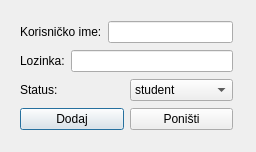
<?xml version="1.0" encoding="UTF-8"?>
<ui version="4.0">
 <class>dodajuser</class>
 <widget class="QDialog" name="dodajuser">
  <property name="geometry">
   <rect>
    <x>0</x>
    <y>0</y>
    <width>256</width>
    <height>152</height>
   </rect>
  </property>
  <property name="windowTitle">
   <string>Dodaj korisnika</string>
  </property>
  <property name="windowIcon">
   <iconset>
    <normaloff>../ipi.jpg</normaloff>../ipi.jpg</iconset>
  </property>
  <widget class="QWidget" name="layoutWidget">
   <property name="geometry">
    <rect>
     <x>20</x>
     <y>20</y>
     <width>213</width>
     <height>115</height>
    </rect>
   </property>
   <layout class="QVBoxLayout" name="verticalLayout">
    <item>
     <layout class="QHBoxLayout" name="horizontalLayout">
      <item>
       <widget class="QLabel" name="lbl_user">
        <property name="text">
         <string>Korisničko ime:</string>
        </property>
       </widget>
      </item>
      <item>
       <widget class="QLineEdit" name="txt_user"/>
      </item>
     </layout>
    </item>
    <item>
     <layout class="QHBoxLayout" name="horizontalLayout_2">
      <item>
       <widget class="QLabel" name="lbl_pass">
        <property name="text">
         <string>Lozinka:</string>
        </property>
       </widget>
      </item>
      <item>
       <widget class="QLineEdit" name="txt_pass"/>
      </item>
     </layout>
    </item>
    <item>
     <layout class="QHBoxLayout" name="horizontalLayout_3">
      <item>
       <widget class="QLabel" name="lbl_status">
        <property name="text">
         <string>Status:</string>
        </property>
       </widget>
      </item>
      <item>
       <widget class="QComboBox" name="cmb_status">
        <item>
         <property name="text">
          <string>student</string>
         </property>
        </item>
        <item>
         <property name="text">
          <string>admin</string>
         </property>
        </item>
       </widget>
      </item>
     </layout>
    </item>
    <item>
     <layout class="QHBoxLayout" name="horizontalLayout_4">
      <item>
       <widget class="QPushButton" name="btn_add">
        <property name="text">
         <string>Dodaj</string>
        </property>
       </widget>
      </item>
      <item>
       <widget class="QPushButton" name="btn_cncl">
        <property name="text">
         <string>Poništi</string>
        </property>
       </widget>
      </item>
     </layout>
    </item>
   </layout>
  </widget>
 </widget>
 <resources/>
 <connections/>
</ui>
